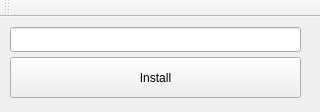
<?xml version="1.0" encoding="UTF-8"?>
<ui version="4.0">
 <class>MainWindow</class>
 <widget class="QMainWindow" name="MainWindow">
  <property name="geometry">
   <rect>
    <x>0</x>
    <y>0</y>
    <width>320</width>
    <height>112</height>
   </rect>
  </property>
  <property name="windowTitle">
   <string>Ubuntu App Installer</string>
  </property>
  <widget class="QWidget" name="centralwidget">
   <widget class="QLineEdit" name="lineEditName">
    <property name="geometry">
     <rect>
      <x>10</x>
      <y>10</y>
      <width>291</width>
      <height>25</height>
     </rect>
    </property>
   </widget>
   <widget class="QPushButton" name="pushButtonInstall">
    <property name="geometry">
     <rect>
      <x>10</x>
      <y>40</y>
      <width>291</width>
      <height>41</height>
     </rect>
    </property>
    <property name="text">
     <string>Install</string>
    </property>
   </widget>
  </widget>
  <widget class="QToolBar" name="toolBar">
   <property name="windowTitle">
    <string>toolBar</string>
   </property>
   <attribute name="toolBarArea">
    <enum>TopToolBarArea</enum>
   </attribute>
   <attribute name="toolBarBreak">
    <bool>false</bool>
   </attribute>
  </widget>
 </widget>
 <resources/>
 <connections/>
</ui>
